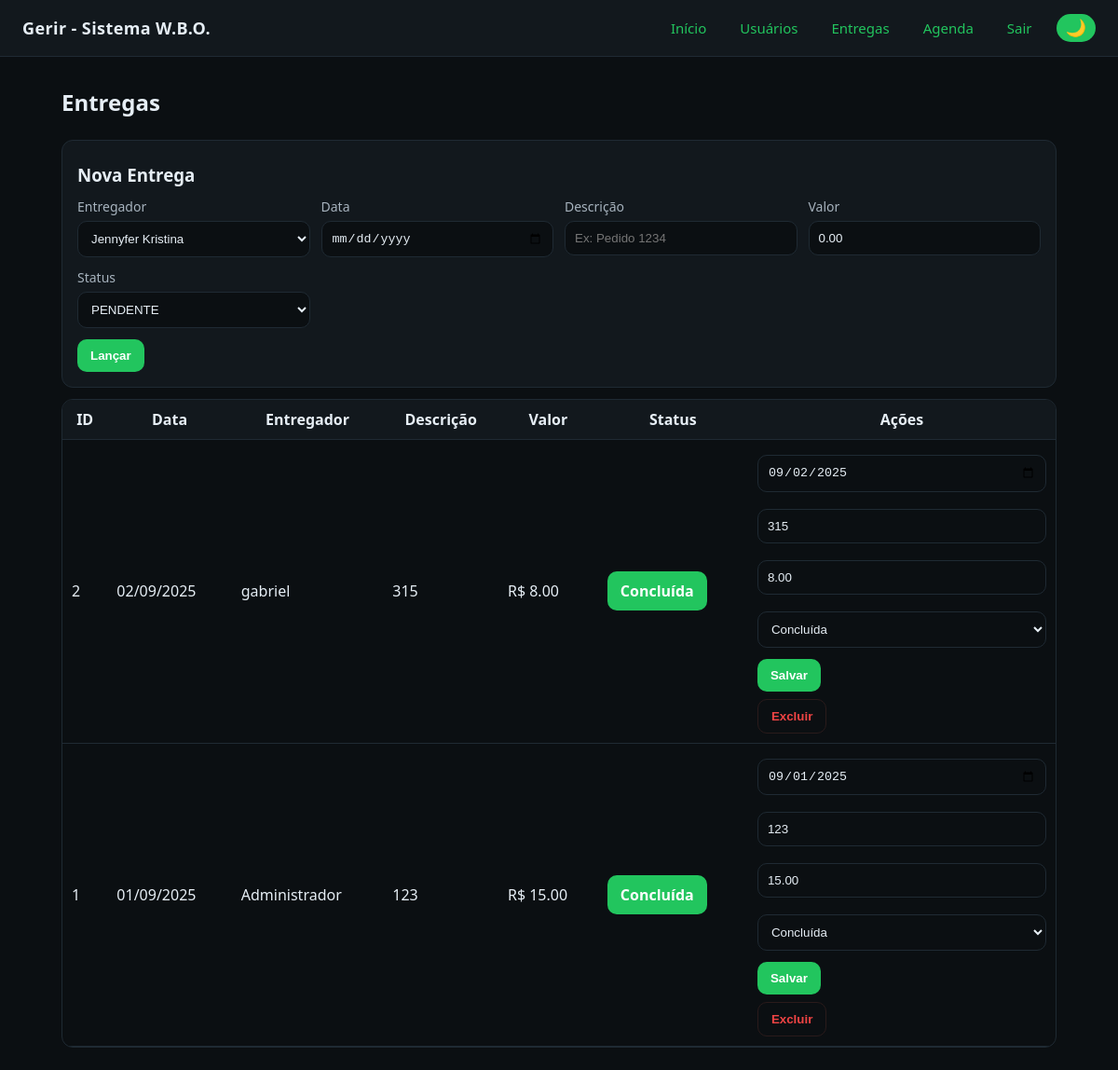
Screenshot of /entregas (signed in) with the database file from the repository.
### app.py (models this page shows, shortened)
class Entrega(db.Model):
    __tablename__ = "entregas"
    id = db.Column(db.Integer, primary_key=True)
    entregador_id = db.Column(db.Integer, db.ForeignKey("users.id"), nullable=False)
    data = db.Column(db.Date, nullable=False, default=date.today)
    descricao = db.Column(db.String(255))
    valor = db.Column(db.Float, default=0.0)
    status = db.Column(db.String(30), default="PENDENTE")  # PENDENTE | CONCLUIDA
    entregador = db.relationship("User", backref="entregas")

class User(db.Model, UserMixin):
    __tablename__ = "users"
    id = db.Column(db.Integer, primary_key=True)
    foto = db.Column(db.String(255))
    nome = db.Column(db.String(120), nullable=False)
    cpf = db.Column(db.String(20), unique=True, nullable=False)
    telefone = db.Column(db.String(30))
    email = db.Column(db.String(120), unique=True, nullable=False)
    data_nascimento = db.Column(db.String(10))   # formato dd/mm/aaaa (simples)
    estado_civil = db.Column(db.String(30))
    estado = db.Column(db.String(2))
    cidade = db.Column(db.String(80))
    endereco = db.Column(db.String(160))
    cep = db.Column(db.String(20))
    role = db.Column(db.String(20), nullable=False, default="ENTREGADOR")  # 🔹 Mantém padrão entregador
    password_hash = db.Column(db.String(255), nullable=False)
    documentos = db.Column(db.Text)  # exemplo: "rg.pdf;cnp.pdf"
    criado_em = db.Column(db.DateTime, default=datetime.utcnow)  # 🔹 Novo campo: data de criação
    atualizado_em = db.Column(db.DateTime, default=datetime.utcnow, onupdate=datetime.utcnow)
    agendas = db.relationship(
        "Agenda", back_populates="entregador",
        cascade="all, delete-orphan"   # 🔹 Agora sincronizado com o modelo Agenda
    )

### app.py (the view, shortened to what this page needs)
@app.route("/entregas")
@login_required
def entregas_list():
    users = None  # só usado por ADMIN/OL
    total_receber = None
    if current_user.role in [ROLE_ADMIN, ROLE_OL]:
        entregas = Entrega.query.order_by(Entrega.data.desc()).all()
        users = User.query.filter_by(role=ROLE_ENTREGADOR).order_by(User.nome.asc()).all()
    else:
        abort(403)  # caso algum papel inválido tente acessar
    return render_template(
        "entregas_list.html",
        entregas=entregas,
        users=users,
        total_receber=total_receber
    )

### app.py (called while the page is built)
@login_manager.user_loader
def load_user(user_id):
    return User.query.get(int(user_id))

### templates/entregas_list.html (shortened to what this page needs)
{% extends "base.html" %}
{% block content %}
<div class="flex-row">
  <h2>Entregas</h2>
</div>
{% if current_user.role in ['ADMIN','OL','ENTREGADOR'] %}
<div class="card">
  <h3>Nova Entrega</h3>
  <form method="post" action="{{ url_for('entregas_new') }}" class="grid-form">
    {% if current_user.role in ['ADMIN','OL'] %}
      <label>Entregador
        <select name="entregador_id" required>
          {% for u in users %}
            {% if u.role == 'ENTREGADOR' %}
              <option value="{{ u.id }}">{{ u.nome }}</option>
            {% endif %}
          {% endfor %}
        </select>
      </label>
    {% endif %}
    <label>Data
      <input type="date" name="data" value="{{ e.data.isoformat() if e is defined else '' }}">
    </label>
    <label>Descrição
      <input name="descricao" placeholder="Ex: Pedido 1234">
    </label>
    <label>Valor
      <input name="valor" type="number" step="0.01" value="0.00">
    </label>
    <label>Status
      <select name="status">
        <option value="PENDENTE">PENDENTE</option>
      </select>
    </label>
    <div class="actions">
      <button type="submit">Lançar</button>
    </div>
  </form>
</div>
{% endif %}
<div class="table-wrap">
<table>
  <thead>
    <tr>
      <th>ID</th>
      <th>Data</th>
      <th>Entregador</th>
      <th>Descrição</th>
      <th>Valor</th>
      <th>Status</th>
      <th>Ações</th>
    </tr>
  </thead>
  <tbody>
    {% for e in entregas %}
    <tr>
      <td>{{ e.id }}</td>
      <td>{{ e.data.strftime('%d/%m/%Y') }}</td>
      <td>{{ e.entregador.nome }}</td>
      <td>{{ e.descricao }}</td>
      <td>R$ {{ '%.2f'|format(e.valor) }}</td>
      <td>
        {% if e.status == "CONCLUIDA" %}
          <span class="btn" style="cursor:default;">Concluída</span>
        {% else %}
          <span class="btn btn-danger" style="cursor:default;">Pendente</span>
        {% endif %}
      </td>
      <td class="actions">
        <form method="post" action="{{ url_for('entregas_update', entrega_id=e.id) }}" class="grid-form" style="margin-bottom:8px;">
          <input type="date" name="data" value="{{ e.data.isoformat() }}">
          <input name="descricao" value="{{ e.descricao }}">
          <input name="valor" type="number" step="0.01" value="{{ '%.2f'|format(e.valor) }}">
          <select name="status">
            <option value="CONCLUIDA" {% if e.status=='CONCLUIDA' %}selected{% endif %}>Concluída</option>
          </select>
          <div class="actions">
            <button type="submit">Salvar</button>
          </div>
        </form>
        <form method="post" action="{{ url_for('entregas_delete', entrega_id=e.id) }}"
              onsubmit="return confirm('Excluir entrega?')">
          <button class="link-danger" type="submit">Excluir</button>
        </form>
      </td>
    </tr>
    {% endfor %}
  </tbody>
</table>
</div>
{% endblock %}

### static/styles.css (style rules this page uses)
:root { --bg:#0b0f12; --card:#12181d; --text:#e6eef5; --muted:#a7b3be; --brand:#22c55e; --danger:#ef4444; --warn:#f59e0b; }
* { box-sizing:border-box }
body { margin:0; font-family:system-ui,-apple-system,Segoe UI,Roboto,Ubuntu,Arial,sans-serif; background:var(--bg); color:var(--text) }
.card { background:var(--card);border:1px solid #1f2a33;border-radius:12px;padding:16px;margin:12px 0 }
.table-wrap { overflow:auto;border:1px solid #1f2a33;border-radius:12px }
table { width:100%;border-collapse:collapse }
th,td { padding:10px;border-bottom:1px solid #1f2a33 }
thead th { background:var(--card);position:sticky;top:0 }
.flex-row { display:flex;justify-content:space-between;align-items:center }
.btn, button { background:var(--brand);color:#fff;border:none;padding:10px 14px;border-radius:10px;cursor:pointer;font-weight:600 }
.link-danger { background:transparent;color:var(--danger);border:1px solid #2a1b1b }
.grid-form { display:grid;grid-template-columns:repeat(auto-fit,minmax(240px,1fr));gap:12px }
.grid-form label { display:flex;flex-direction:column;font-size:14px;color:var(--muted) }
.grid-form input,.grid-form select { margin-top:6px;background:var(--bg);border:1px solid #1f2a33;color:var(--text);padding:10px;border-radius:10px }
.grid-form .actions { grid-column:1/-1;display:flex;gap:10px }
h2,h3,h4 { margin:8px 0 12px }

### rows the page displays
Entrega: id "2", data "02/09/2025", entregador.nome "gabriel", descricao "315", valor "8.00", shows "Concluída", data "09/02/2025", status "Concluída"
Entrega: id "1", data "01/09/2025", entregador.nome "Administrador", descricao "123", valor "15.00", shows "Concluída", data "09/01/2025", status "Concluída"

### other values shown
form field entregador_id "Jennyfer Kristina"
